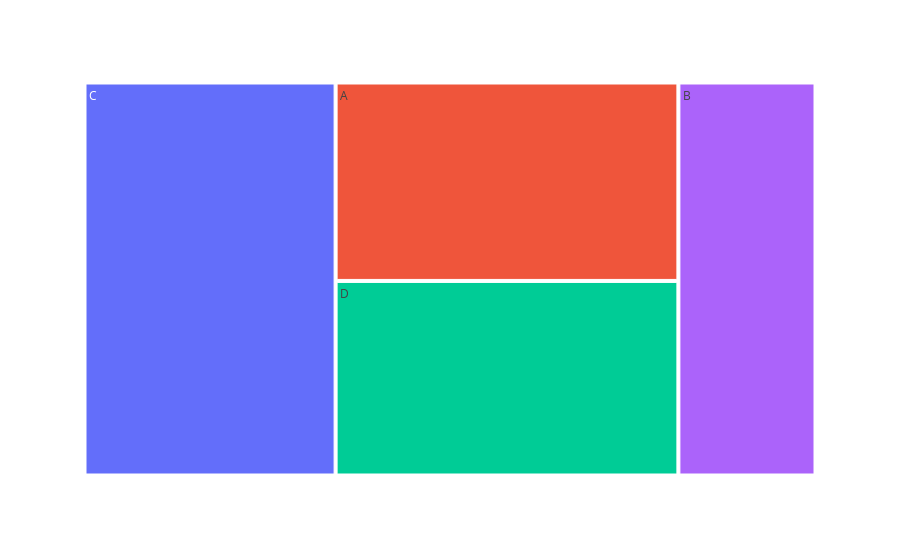
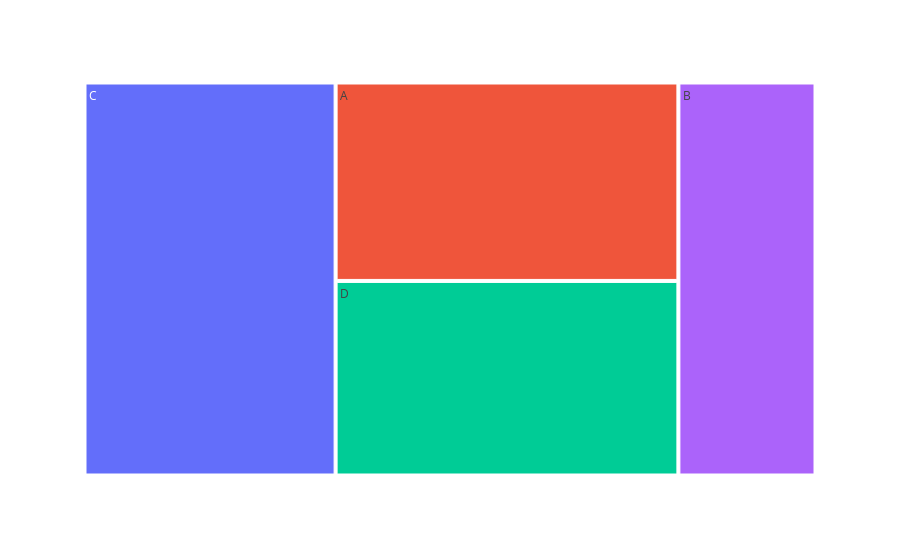
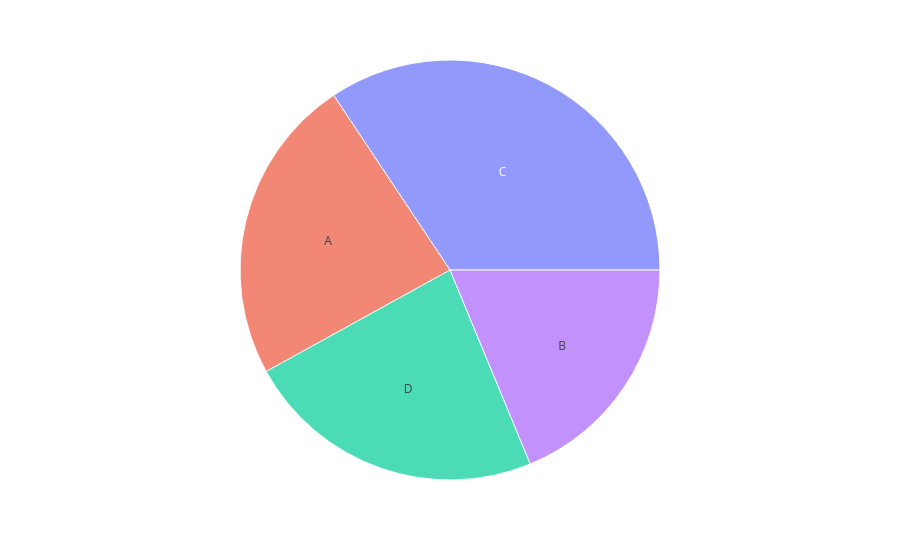
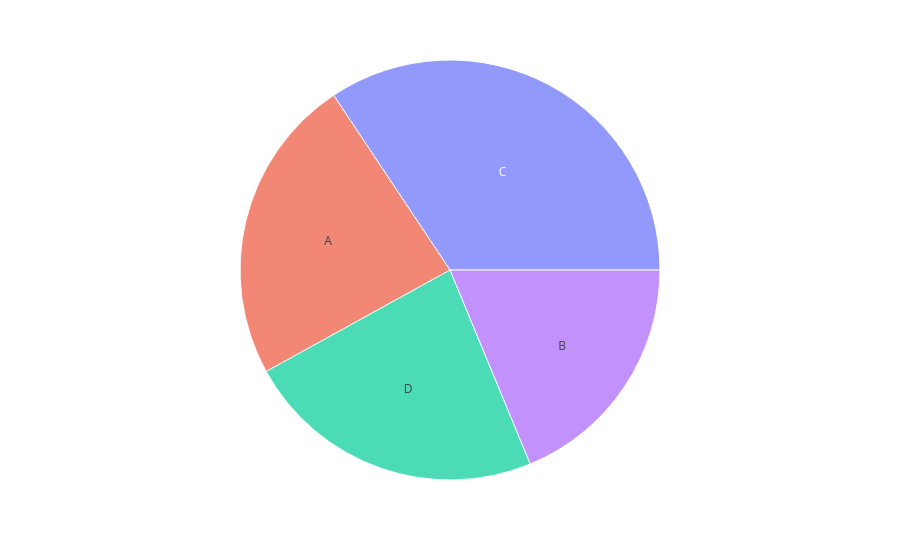

These figures' notebook cell, in order:
### Code cell
import pandas as pd
import numpy as np
import matplotlib.pyplot as plt
import seaborn as sns
import plotly.express as px
import plotly.graph_objects as go

# Sample dataset
np.random.seed(42)
data = pd.DataFrame({
    "x": np.arange(1, 101),
    "y": np.random.randint(10, 100, 100),
    "category": np.random.choice(["A","B","C","D"], 100),
    "value": np.random.randn(100)
})

# 1. Line Chart
plt.figure()
plt.plot(data["x"], data["y"])
plt.title("Line Chart")
plt.show()

# 2. Bar Charts (8 examples)
for i in range(8):
    plt.figure()
    plt.bar(data["category"].value_counts().index,
            data["category"].value_counts().values)
    plt.title(f"Bar Chart {i+1}")
    plt.show()

# 3. Horizontal Bar Charts (4)
for i in range(4):
    plt.figure()
    plt.barh(data["category"].value_counts().index,
             data["category"].value_counts().values)
    plt.title(f"Horizontal Bar Chart {i+1}")
    plt.show()

# 4. Pie Charts (4)
for i in range(4):
    plt.figure()
    plt.pie(data["category"].value_counts().values,
            labels=data["category"].value_counts().index,
            autopct='%1.1f%%')
    plt.title(f"Pie Chart {i+1}")
    plt.show()

# 5. Scatter Plots (5)
for i in range(5):
    plt.figure()
    plt.scatter(data["x"], data["y"], c=data["value"], cmap="viridis")
    plt.title(f"Scatter Plot {i+1}")
    plt.show()

# 6. Histograms (2)
for i in range(2):
    plt.figure()
    plt.hist(data["value"], bins=20, color="skyblue", edgecolor="black")
    plt.title(f"Histogram {i+1}")
    plt.show()

# 7. Box Plots (2)
for i in range(2):
    plt.figure()
    sns.boxplot(x="category", y="value", data=data)
    plt.title(f"Box Plot {i+1}")
    plt.show()

# 8. Area Charts (3)
for i in range(3):
    plt.figure()
    plt.fill_between(data["x"], data["y"], alpha=0.5)
    plt.title(f"Area Chart {i+1}")
    plt.show()


# 9. Heatmaps (3)
for i in range(3):
    plt.figure()
    # Only select numeric columns
    corr = data.select_dtypes(include=[np.number]).corr()
    sns.heatmap(corr, annot=True, cmap="coolwarm")
    plt.title(f"Heatmap {i+1}")
    plt.show()


# 10. Bubble Charts (2)
for i in range(2):
    plt.figure()
    sizes = np.clip((data["value"]+2)*50, 10, 500)  # safe sizes
    plt.scatter(data["x"], data["y"], s=sizes, alpha=0.5, c=data["value"], cmap="coolwarm")
    plt.title(f"Bubble Chart {i+1}")
    plt.show()


# 11. Violin Plots (2)
for i in range(2):
    plt.figure()
    sns.violinplot(x="category", y="value", data=data)
    plt.title(f"Violin Plot {i+1}")
    plt.show()

# 12. KDE Plots (2)
for i in range(2):
    plt.figure()
    sns.kdeplot(data["value"], fill=True)
    plt.title(f"KDE Plot {i+1}")
    plt.show()

# 13. Radar Charts (2)
labels = ["Metric1","Metric2","Metric3","Metric4","Metric5"]
stats = np.random.randint(10,100,5)
angles = np.linspace(0, 2*np.pi, len(labels), endpoint=False).tolist()
stats = np.concatenate((stats,[stats[0]]))
angles += angles[:1]
for i in range(2):
    fig = plt.figure()
    ax = fig.add_subplot(111, polar=True)
    ax.plot(angles, stats, 'o-', linewidth=2)
    ax.fill(angles, stats, alpha=0.25)
    ax.set_xticks(angles[:-1])
    ax.set_xticklabels(labels)
    plt.title(f"Radar Chart {i+1}")
    plt.show()

# 14. Treemaps (2) - using plotly
for i in range(2):
    fig = px.treemap(data, path=["category"], values="y")
    fig.show()

# 15. Sunburst Charts (2)
for i in range(2):
    fig = px.sunburst(data, path=["category"], values="y")
    fig.show()

# 16. Choropleth Maps (2) - sample with country codes
world_data = pd.DataFrame({
    "country":["USA","IND","BRA","FRA","DEU"],
    "cases":[100,80,60,40,30]
})
for i in range(2):
    fig = px.choropleth(world_data, locations="country",
                        color="cases", locationmode="ISO-3")
    fig.show()

# 17. Animated Time-Series (2)
for i in range(2):
    fig = px.scatter(data, x="x", y="y", animation_frame="x",
                     size="y", color="category")
    fig.show()

# 18. Sankey Diagrams (2)
for i in range(2):
    fig = go.Figure(go.Sankey(
        node=dict(label=["Start","A","B","End"]),
        link=dict(source=[0,0,1,2], target=[1,2,3,3], value=[8,4,2,8])
    ))
    fig.show()

# 19. Parallel Coordinates (2)
for i in range(2):
    fig = px.parallel_coordinates(data, dimensions=["x","y","value"],
                                  color="y")
    fig.show()

# 20. Interactive Dashboards (5) - using plotly
for i in range(5):
    fig = px.scatter(data, x="x", y="y", color="category",
                     facet_col="category")
    fig.show()

### Figure 1 — Plotly figure (JSON) as saved in the notebook; plotly's stock layout.template omitted (floating-point values rounded to 4 significant figures)
{"data": [{"branchvalues": "total", "domain": {"x": [0, 1], "y": [0, 1]}, "hovertemplate": "labels=%{label}<br>y=%{value}<br>parent=%{parent}<br>id=%{id}<extra></extra>", "ids": ["A", "B", "C", "D"], "labels": ["A", "B", "C", "D"], "name": "", "parents": ["", "", "", ""], "type": "treemap", "values": [1342, 1063, 1947, 1316]}], "layout": {"legend": {"tracegroupgap": 0}, "margin": {"t": 60}}}

### Figure 2 — Plotly figure (JSON) as saved in the notebook; plotly's stock layout.template omitted (floating-point values rounded to 4 significant figures)
{"data": [{"branchvalues": "total", "domain": {"x": [0, 1], "y": [0, 1]}, "hovertemplate": "labels=%{label}<br>y=%{value}<br>parent=%{parent}<br>id=%{id}<extra></extra>", "ids": ["A", "B", "C", "D"], "labels": ["A", "B", "C", "D"], "name": "", "parents": ["", "", "", ""], "type": "treemap", "values": [1342, 1063, 1947, 1316]}], "layout": {"legend": {"tracegroupgap": 0}, "margin": {"t": 60}}}

### Figure 3 — Plotly figure (JSON) as saved in the notebook; plotly's stock layout.template omitted (floating-point values rounded to 4 significant figures)
{"data": [{"branchvalues": "total", "domain": {"x": [0, 1], "y": [0, 1]}, "hovertemplate": "labels=%{label}<br>y=%{value}<br>parent=%{parent}<br>id=%{id}<extra></extra>", "ids": ["A", "B", "C", "D"], "labels": ["A", "B", "C", "D"], "name": "", "parents": ["", "", "", ""], "type": "sunburst", "values": [1342, 1063, 1947, 1316]}], "layout": {"legend": {"tracegroupgap": 0}, "margin": {"t": 60}}}

### Figure 4 — Plotly figure (JSON) as saved in the notebook; plotly's stock layout.template omitted (floating-point values rounded to 4 significant figures)
{"data": [{"branchvalues": "total", "domain": {"x": [0, 1], "y": [0, 1]}, "hovertemplate": "labels=%{label}<br>y=%{value}<br>parent=%{parent}<br>id=%{id}<extra></extra>", "ids": ["A", "B", "C", "D"], "labels": ["A", "B", "C", "D"], "name": "", "parents": ["", "", "", ""], "type": "sunburst", "values": [1342, 1063, 1947, 1316]}], "layout": {"legend": {"tracegroupgap": 0}, "margin": {"t": 60}}}
